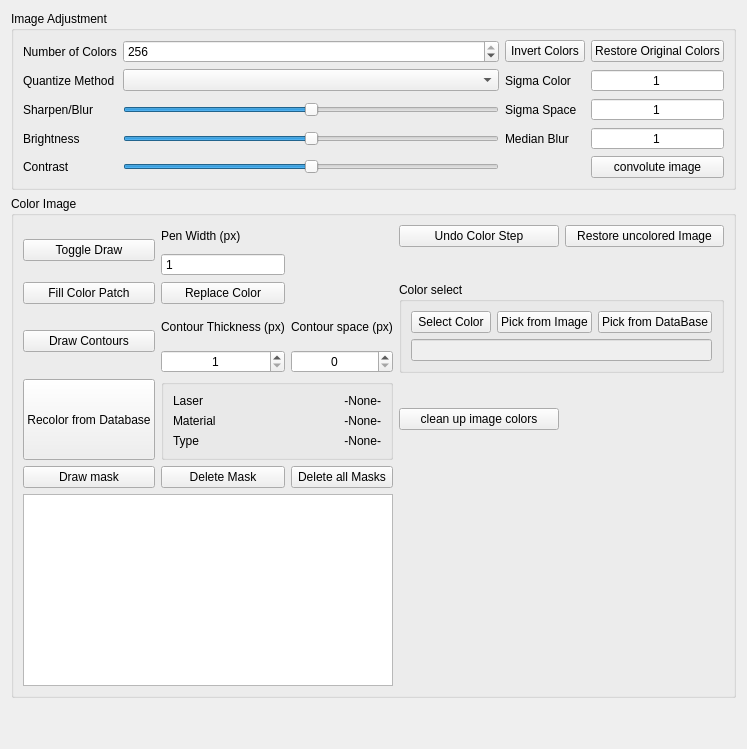
      <widget class="QWidget" name="image_controls_tab">
       <attribute name="title">
        <string>Image Adjusments</string>
       </attribute>
       <layout class="QVBoxLayout" name="verticalLayout">
        <item>
         <widget class="QGroupBox" name="image_processing_frame">
          <property name="title">
           <string>Image Adjustment</string>
          </property>
          <layout class="QGridLayout" name="gridLayout_9">
           <item row="0" column="0">
            <widget class="QLabel" name="color_count_label">
             <property name="text">
              <string>Number of Colors</string>
             </property>
            </widget>
           </item>
           <item row="0" column="3">
            <widget class="QPushButton" name="restore_original_color_button">
             <property name="text">
              <string>Restore Original Colors</string>
             </property>
            </widget>
           </item>
           <item row="0" column="2">
            <widget class="QPushButton" name="invert_color_button">
             <property name="text">
              <string>Invert Colors</string>
             </property>
            </widget>
           </item>
           <item row="1" column="0">
            <widget class="QLabel" name="quantize_method_label">
             <property name="text">
              <string>Quantize Method</string>
             </property>
            </widget>
           </item>
           <item row="1" column="1">
            <widget class="QComboBox" name="quantize_method_combobox"/>
           </item>
           <item row="2" column="0">
            <widget class="QLabel" name="sharpness_label">
             <property name="text">
              <string>Sharpen/Blur</string>
             </property>
            </widget>
           </item>
           <item row="2" column="1">
            <widget class="QSlider" name="sharpness_slider">
             <property name="minimum">
              <number>-10</number>
             </property>
             <property name="maximum">
              <number>10</number>
             </property>
             <property name="value">
              <number>0</number>
             </property>
             <property name="orientation">
              <enum>Qt::Horizontal</enum>
             </property>
            </widget>
           </item>
           <item row="3" column="0">
            <widget class="QLabel" name="brightness_label">
             <property name="text">
              <string>Brightness</string>
             </property>
            </widget>
           </item>
           <item row="3" column="1">
            <widget class="QSlider" name="brightness_slider">
             <property name="maximum">
              <number>100</number>
             </property>
             <property name="value">
              <number>50</number>
             </property>
             <property name="orientation">
              <enum>Qt::Horizontal</enum>
             </property>
            </widget>
           </item>
           <item row="4" column="0">
            <widget class="QLabel" name="contrast_label">
             <property name="text">
              <string>Contrast</string>
             </property>
            </widget>
           </item>
           <item row="0" column="1">
            <widget class="QSpinBox" name="color_count_spinbox">
             <property name="minimum">
              <number>1</number>
             </property>
             <property name="maximum">
              <number>256</number>
             </property>
             <property name="value">
              <number>256</number>
             </property>
            </widget>
           </item>
           <item row="4" column="1">
            <widget class="QSlider" name="contrast_slider">
             <property name="maximum">
              <number>100</number>
             </property>
             <property name="value">
              <number>50</number>
             </property>
             <property name="sliderPosition">
              <number>50</number>
             </property>
             <property name="orientation">
              <enum>Qt::Horizontal</enum>
             </property>
             <property name="invertedAppearance">
              <bool>false</bool>
             </property>
             <property name="invertedControls">
              <bool>false</bool>
             </property>
             <property name="tickPosition">
              <enum>QSlider::NoTicks</enum>
             </property>
            </widget>
           </item>
           <item row="4" column="3">
            <widget class="QPushButton" name="convolute_image_button">
             <property name="text">
              <string>convolute image</string>
             </property>
            </widget>
           </item>
           <item row="3" column="3">
            <widget class="QSpinBox" name="median_blur_spinbox">
             <property name="alignment">
              <set>Qt::AlignCenter</set>
             </property>
             <property name="buttonSymbols">
              <enum>QAbstractSpinBox::NoButtons</enum>
             </property>
             <property name="minimum">
              <number>1</number>
             </property>
             <property name="singleStep">
              <number>2</number>
             </property>
            </widget>
           </item>
           <item row="2" column="3">
            <widget class="QSpinBox" name="sigma_space_spinbox">
             <property name="alignment">
              <set>Qt::AlignCenter</set>
             </property>
             <property name="buttonSymbols">
              <enum>QAbstractSpinBox::NoButtons</enum>
             </property>
             <property name="maximum">
              <number>1000</number>
             </property>
             <property name="value">
              <number>1</number>
             </property>
            </widget>
           </item>
           <item row="1" column="3">
            <widget class="QSpinBox" name="sigma_color_spinbox">
             <property name="alignment">
              <set>Qt::AlignCenter</set>
             </property>
             <property name="buttonSymbols">
              <enum>QAbstractSpinBox::NoButtons</enum>
             </property>
             <property name="maximum">
              <number>1000</number>
             </property>
             <property name="value">
              <number>1</number>
             </property>
            </widget>
           </item>
           <item row="1" column="2">
            <widget class="QLabel" name="label">
             <property name="text">
              <string>Sigma Color</string>
             </property>
            </widget>
           </item>
           <item row="2" column="2">
            <widget class="QLabel" name="label_2">
             <property name="text">
              <string>Sigma Space</string>
             </property>
            </widget>
           </item>
           <item row="3" column="2">
            <widget class="QLabel" name="label_3">
             <property name="text">
              <string>Median Blur</string>
             </property>
            </widget>
           </item>
          </layout>
         </widget>
        </item>
        <item>
         <widget class="QGroupBox" name="image_color_frame">
          <property name="title">
           <string>Color Image</string>
          </property>
          <layout class="QGridLayout" name="gridLayout_13">
           <item row="6" column="0">
            <widget class="QPushButton" name="draw_mask_button">
             <property name="text">
              <string>Draw mask</string>
             </property>
             <property name="checkable">
              <bool>true</bool>
             </property>
            </widget>
           </item>
           <item row="6" column="1">
            <widget class="QPushButton" name="delete_mask_button">
             <property name="text">
              <string>Delete Mask</string>
             </property>
            </widget>
           </item>
           <item row="6" column="2">
            <widget class="QPushButton" name="delete_all_masks_button">
             <property name="text">
              <string>Delete all Masks</string>
             </property>
            </widget>
           </item>
           <item row="2" column="3" rowspan="3" colspan="2">
            <widget class="QGroupBox" name="color_select_frame">
             <property name="title">
              <string>Color select</string>
             </property>
             <layout class="QGridLayout" name="gridLayout_14">
              <item row="0" column="1">
               <widget class="QPushButton" name="pick_from_image_button">
                <property name="text">
                 <string>Pick from Image</string>
                </property>
               </widget>
              </item>
              <item row="0" column="0">
               <widget class="QPushButton" name="select_color_button">
                <property name="text">
                 <string>Select Color</string>
                </property>
               </widget>
              </item>
              <item row="0" column="2">
               <widget class="QPushButton" name="pick_from_db_button">
                <property name="text">
                 <string>Pick from DataBase</string>
                </property>
               </widget>
              </item>
              <item row="1" column="0" colspan="3">
               <widget class="QLineEdit" name="color_edit">
                <property name="enabled">
                 <bool>false</bool>
                </property>
                <property name="alignment">
                 <set>Qt::AlignCenter</set>
                </property>
               </widget>
              </item>
             </layout>
            </widget>
           </item>
           <item row="5" column="1" colspan="2">
            <widget class="QGroupBox" name="groupBox_5">
             <property name="title">
              <string/>
             </property>
             <layout class="QGridLayout" name="gridLayout_20">
              <item row="0" column="0">
               <widget class="QLabel" name="label_12">
                <property name="text">
                 <string>Laser</string>
                </property>
               </widget>
              </item>
              <item row="1" column="0">
               <widget class="QLabel" name="label_13">
                <property name="text">
                 <string>Material</string>
                </property>
               </widget>
              </item>
              <item row="2" column="0">
               <widget class="QLabel" name="label_14">
                <property name="text">
                 <string>Type</string>
                </property>
               </widget>
              </item>
              <item row="0" column="1">
               <widget class="QLabel" name="recolor_laser_label">
                <property name="text">
                 <string>-None-</string>
                </property>
                <property name="alignment">
                 <set>Qt::AlignRight|Qt::AlignTrailing|Qt::AlignVCenter</set>
                </property>
               </widget>
              </item>
              <item row="1" column="1">
               <widget class="QLabel" name="recolor_material_label">
                <property name="text">
                 <string>-None-</string>
                </property>
                <property name="alignment">
                 <set>Qt::AlignRight|Qt::AlignTrailing|Qt::AlignVCenter</set>
                </property>
               </widget>
              </item>
              <item row="2" column="1">
               <widget class="QLabel" name="recolor_type_label">
                <property name="text">
                 <string>-None-</string>
                </property>
                <property name="alignment">
                 <set>Qt::AlignRight|Qt::AlignTrailing|Qt::AlignVCenter</set>
                </property>
               </widget>
              </item>
             </layout>
            </widget>
           </item>
           <item row="3" column="1">
            <widget class="QLabel" name="contour_thickness_label">
             <property name="text">
              <string>Contour Thickness (px)</string>
             </property>
            </widget>
           </item>
           <item row="2" column="1">
            <widget class="QPushButton" name="replace_color_button">
             <property name="text">
              <string>Replace Color</string>
             </property>
             <property name="checkable">
              <bool>true</bool>
             </property>
            </widget>
           </item>
           <item row="1" column="1">
            <widget class="QSpinBox" name="pen_width_spinbox">
             <property name="buttonSymbols">
              <enum>QAbstractSpinBox::NoButtons</enum>
             </property>
             <property name="minimum">
              <number>1</number>
             </property>
             <property name="maximum">
              <number>100</number>
             </property>
            </widget>
           </item>
           <item row="2" column="0">
            <widget class="QPushButton" name="fill_color_button">
             <property name="text">
              <string>Fill Color Patch</string>
             </property>
             <property name="checkable">
              <bool>true</bool>
             </property>
            </widget>
           </item>
           <item row="0" column="0" rowspan="2">
            <widget class="QPushButton" name="toggle_draw_button">
             <property name="text">
              <string>Toggle Draw</string>
             </property>
             <property name="checkable">
              <bool>true</bool>
             </property>
            </widget>
           </item>
           <item row="4" column="2">
            <widget class="QSpinBox" name="contour_space_spinbox">
             <property name="alignment">
              <set>Qt::AlignCenter</set>
             </property>
             <property name="minimum">
              <number>0</number>
             </property>
             <property name="maximum">
              <number>100</number>
             </property>
            </widget>
           </item>
           <item row="3" column="0" rowspan="2">
            <widget class="QPushButton" name="draw_contour_button">
             <property name="text">
              <string>Draw Contours</string>
             </property>
             <property name="checkable">
              <bool>true</bool>
             </property>
            </widget>
           </item>
           <item row="3" column="2">
            <widget class="QLabel" name="contour_space_label">
             <property name="text">
              <string>Contour space (px)</string>
             </property>
            </widget>
           </item>
           <item row="4" column="1">
            <widget class="QSpinBox" name="contour_thickness_spinbox">
             <property name="alignment">
              <set>Qt::AlignCenter</set>
             </property>
             <property name="minimum">
              <number>1</number>
             </property>
             <property name="maximum">
              <number>100</number>
             </property>
            </widget>
           </item>
           <item row="0" column="1">
            <widget class="QLabel" name="pen_width_label">
             <property name="text">
              <string>Pen Width (px)</string>
             </property>
            </widget>
           </item>
           <item row="0" column="4">
            <widget class="QPushButton" name="restore_uncolored_image_button">
             <property name="text">
              <string>Restore uncolored Image</string>
             </property>
            </widget>
           </item>
           <item row="0" column="3">
            <widget class="QPushButton" name="undo_color_button">
             <property name="text">
              <string>Undo Color Step</string>
             </property>
            </widget>
           </item>
           <item row="5" column="0">
            <widget class="QPushButton" name="recolor_from_database_button">
             <property name="sizePolicy">
              <sizepolicy hsizetype="Minimum" vsizetype="Preferred">
               <horstretch>0</horstretch>
               <verstretch>0</verstretch>
              </sizepolicy>
             </property>
             <property name="text">
              <string>Recolor from Database</string>
             </property>
            </widget>
           </item>
           <item row="5" column="3">
            <widget class="QPushButton" name="clean_up_image_colors_button">
             <property name="text">
              <string>clean up image colors</string>
             </property>
            </widget>
           </item>
           <item row="7" column="0" colspan="3">
            <widget class="QListWidget" name="masks_list_widget"/>
           </item>
          </layout>
         </widget>
        </item>
        <item>
         <spacer name="verticalSpacer">
          <property name="orientation">
           <enum>Qt::Vertical</enum>
          </property>
          <property name="sizeHint" stdset="0">
           <size>
            <width>20</width>
            <height>40</height>
           </size>
          </property>
         </spacer>
        </item>
       </layout>
      </widget>
